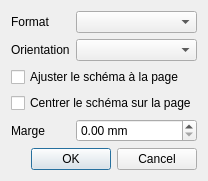
<?xml version="1.0" encoding="UTF-8"?>
<ui version="4.0">
 <class>PdfExportDialog</class>
 <widget class="QDialog" name="PdfExportDialog">
  <property name="windowTitle"><string>Exporter en PDF</string></property>
  <layout class="QVBoxLayout" name="verticalLayout">
   <item>
    <layout class="QFormLayout" name="form">
     <item row="0" column="0">
      <widget class="QLabel" name="pageLabel">
       <property name="text"><string>Format</string></property>
      </widget>
     </item>
     <item row="0" column="1">
      <widget class="QComboBox" name="page"/>
     </item>
     <item row="1" column="0">
      <widget class="QLabel" name="orientationLabel">
       <property name="text"><string>Orientation</string></property>
      </widget>
     </item>
     <item row="1" column="1">
      <widget class="QComboBox" name="orientation"/>
     </item>
     <item row="2" column="0" colspan="2">
      <widget class="QCheckBox" name="fit">
       <property name="text"><string>Ajuster le schéma à la page</string></property>
      </widget>
     </item>
     <item row="3" column="0" colspan="2">
      <widget class="QCheckBox" name="center">
       <property name="text"><string>Centrer le schéma sur la page</string></property>
      </widget>
     </item>
     <item row="4" column="0">
      <widget class="QLabel" name="marginLabel">
       <property name="text"><string>Marge</string></property>
      </widget>
     </item>
     <item row="4" column="1">
      <widget class="QDoubleSpinBox" name="margin">
       <property name="suffix"><string> mm</string></property>
       <property name="maximum"><double>50.000000000000000</double></property>
      </widget>
     </item>
    </layout>
   </item>
   <item>
    <widget class="QDialogButtonBox" name="buttonBox">
     <property name="orientation"><enum>Qt::Horizontal</enum></property>
     <property name="standardButtons">
      <set>QDialogButtonBox::Cancel|QDialogButtonBox::Ok</set>
     </property>
    </widget>
   </item>
  </layout>
 </widget>
 <resources/>
 <connections>
  <connection>
   <sender>buttonBox</sender>
   <signal>accepted()</signal>
   <receiver>PdfExportDialog</receiver>
   <slot>accept()</slot>
  </connection>
  <connection>
   <sender>buttonBox</sender>
   <signal>rejected()</signal>
   <receiver>PdfExportDialog</receiver>
   <slot>reject()</slot>
  </connection>
 </connections>
</ui>
